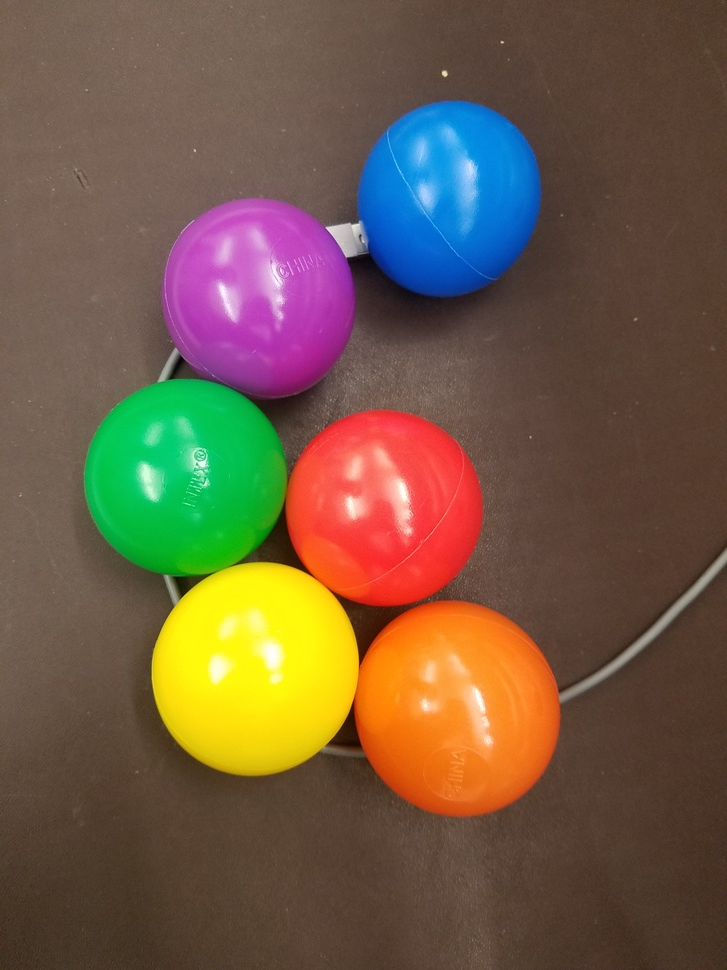
#> input picture balls.jpg, 727 x 970 px, shrunk from 3024 x 4032 before the run, given in place of the camera
$ python CameraColor.py
#> lines starting #> are read from the running program, lines starting #| are printed output that depends on the picture; after the words box and inside, x2 and y2 are one past the last pixel; in counts of white or black regions, pixels touching at a corner belong together
import cv2
import numpy as np
import imutils


def main():

    videoFeed = cv2.VideoCapture(0)

    # [5 lines of commented-out code are left out]

    greenLower = (33, 90, 56)
    greenUpper = (118, 255, 255)
    #greenUpper = (105, 206, 225)

    while True:
        _, video = videoFeed.read()
#> video is the input picture: shape (970, 727, 3); mean B, G, R 68.7, 90.7, 112.8
        hsv = cv2.cvtColor(video, cv2.COLOR_BGR2HSV)
#> hsv: shape (970, 727, 3); mean H, S, V 26.2, 126.9, 128.1

        #gray = cv2.cvtColor(video, cv2.COLOR_BGR2GRAY)
        #blurred = cv2.GaussianBlur(gray, (5, 5), 0)
        #thresh = cv2.threshold(blurred, 60, 255, cv2.THRESH_BINARY)[1]

        mask = cv2.inRange(hsv, np.array(greenLower, dtype = "uint8"), np.array(greenUpper, dtype = "uint8"))
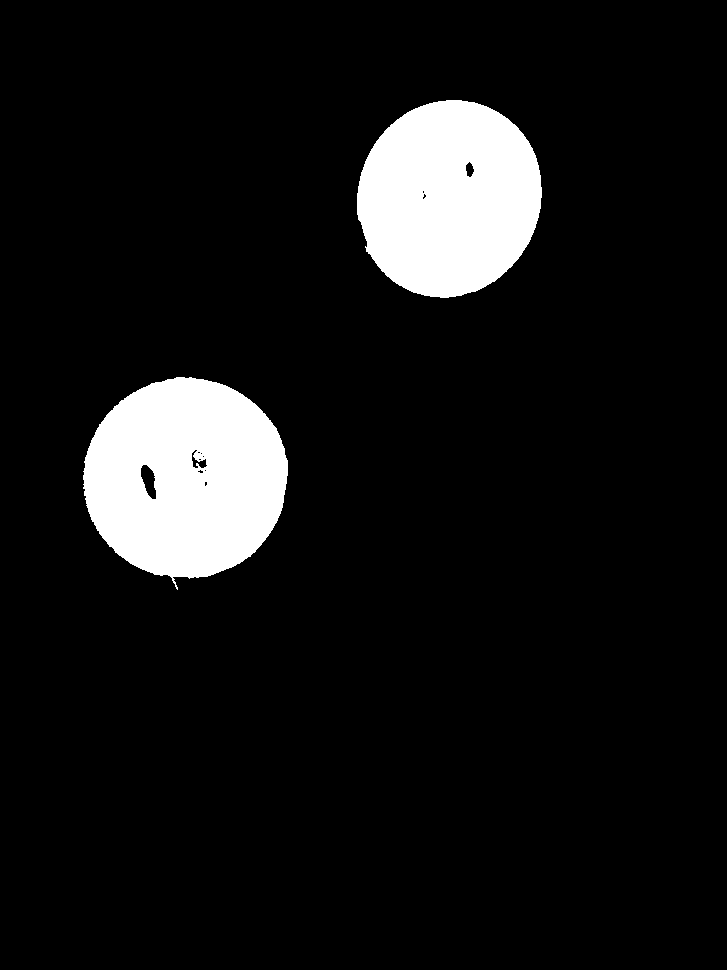
#> mask: shape (970, 727); 8.6% white; 2 white regions

        output = cv2.bitwise_and(hsv, hsv, mask=mask)
#> output: shape (970, 727, 3); mean H, S, V 7.4, 20, 16.7
        grayNEW = cv2.cvtColor(output, cv2.COLOR_BGR2GRAY)
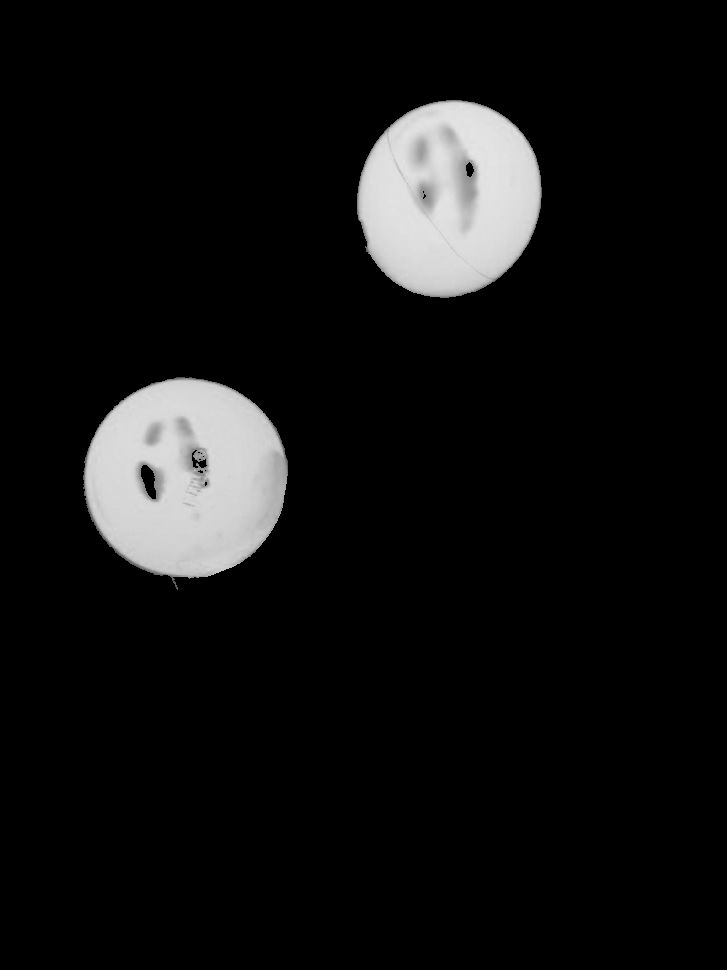
#> grayNEW: shape (970, 727); min 0, max 229, mean 17.6

        # detect circles in the image
        circles = cv2.HoughCircles(grayNEW, cv2.HOUGH_GRADIENT, 1.2, 100)
#> circles = None

        cnts = cv2.findContours(grayNEW.copy(), cv2.RETR_EXTERNAL,
                                cv2.CHAIN_APPROX_SIMPLE)
#> cnts = 2 contours; box (x1, y1, x2, y2) and area: (83, 377, 288, 590) 31926, (357, 100, 542, 298) 28347
        cnts = imutils.grab_contours(cnts)

        # ensure at least some circles were found
        #if circles is not None:
        #    # convert the (x, y) coordinates and radius of the circles to integers
        #    circles = np.round(circles[0, :]).astype("int")
        #    # loop over the (x, y) coordinates and radius of the circles
        #
        #    for (x, y, r) in circles:
        #        # draw the circle in the output image, then draw a rectangle
        #        # corresponding to the center of the circle
        #        cv2.circle(video, (x, y), r, (0, 255, 0), 4)
        #        cv2.rectangle(video, (x - 5, y - 5), (x + 5, y + 5), (0, 128, 255), -1)

        if len(cnts) > 0:
            # find the largest contour in the mask, then use
            # it to compute the minimum enclosing circle and
            # centroid


            # SINGLE BALL

            c = max(cnts, key=cv2.contourArea)
#> c = contour of 359 points, box (x1, y1, x2, y2) (83, 377, 288, 590), area 31926
            ((x, y), radius) = cv2.minEnclosingCircle(c)
#> x = 185; y = 483; radius = 106.3
            M = cv2.moments(c)
#> M = moments, m00 31926, centre m10/m00, m01/m00 = (185.1, 477.6)

            try:
                center = (int(M["m10"] / M["m00"]), int(M["m01"] / M["m00"]))
#> center = (185, 477)
            except:
                center = (0, 0)

            # only proceed if the radius meets a minimum size
            if radius > 15:
                # draw the circle and centroid on the frame,
                # then update the list of tracked points
                cv2.circle(video, (int(x), int(y)), int(radius),
                           (0, 255, 255), 2)
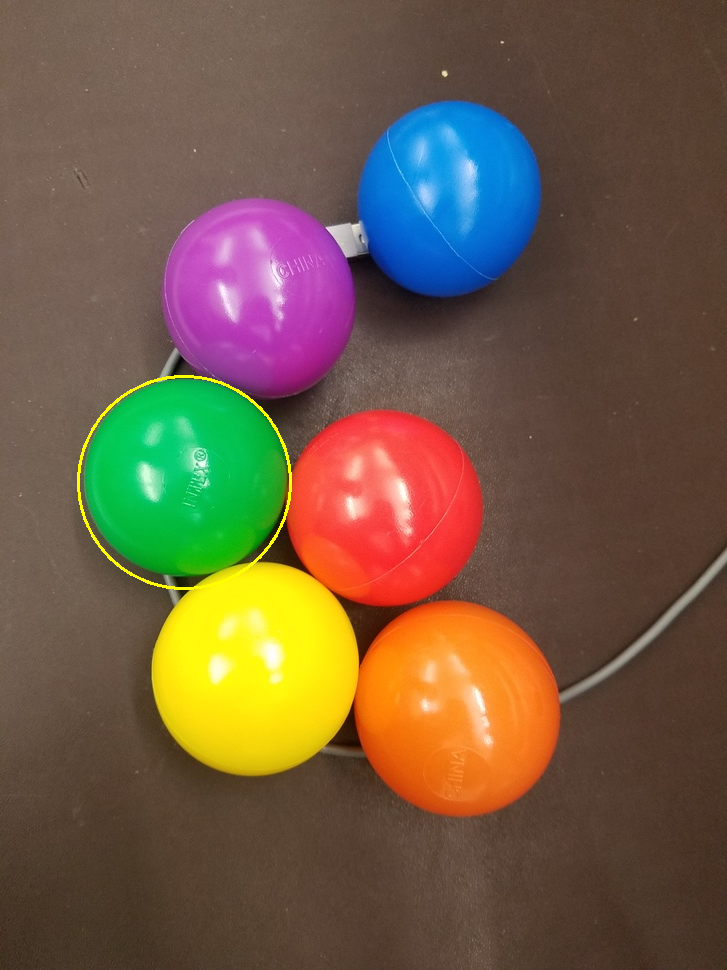
#> video: shape (970, 727, 3); 0.29% of pixels changed, all inside (x1, y1, x2, y2) = (77, 375, 292, 590)
                cv2.circle(video, center, 5, (0, 0, 255), -1)
#> video: shape (970, 727, 3); 0.01% of pixels changed, all inside (x1, y1, x2, y2) = (180, 472, 191, 483)

        cv2.imshow("gray", grayNEW)
        cv2.imshow("green detector", output)
        cv2.imshow("video", video)

        if cv2.waitKey(1) == ord('q'):
#> (key q is pressed here)
            break


if __name__ == "__main__":
    main()

$ run again, on green.jpg
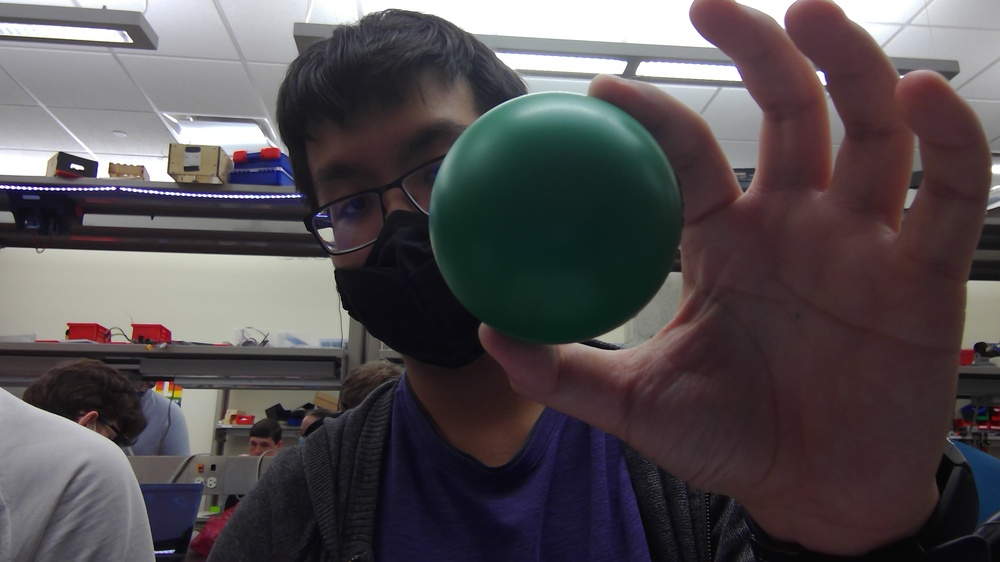
#> input picture green.jpg, 1000 x 562 px, shrunk from 2560 x 1440 before the run, given in place of the camera
#> in main, video is the input picture: shape (562, 1000, 3); mean B, G, R 81.2, 78.3, 84.3
#> hsv: shape (562, 1000, 3); mean H, S, V 106.8, 66, 90.4
#> in main, `mask = cv2.inRange(hsv, np.array(greenLower, dtype = "uint8"), np.arra..`:
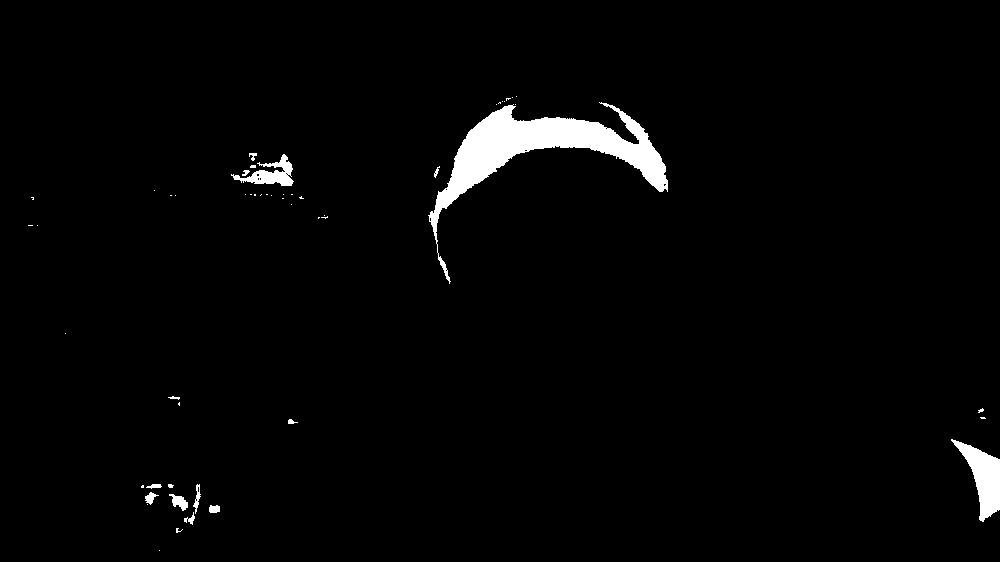
#> mask: shape (562, 1000); 2.2% white; 52 white regions (38 under 20 px)
#> output: shape (562, 1000, 3); mean H, S, V 2, 2.9, 1.9
#> circles = None
#> cnts = 52 contours, 42 with area under 20; largest, box (x1, y1, x2, y2) and area: (428, 102, 668, 284) 8514, (951, 439, 1000, 522) 1660, (231, 154, 294, 186) 697, (169, 494, 188, 511) 140, (193, 484, 201, 514) 72
#> c = contour of 492 points, box (x1, y1, x2, y2) (428, 102, 668, 284), area 8514
#> x = 548; y = 207.9; radius = 124.3
#> M = moments, m00 8513.5, centre m10/m00, m01/m00 = (540.9, 149.5)
#> center = (540, 149)
#> in main, `cv2.circle(video, (int(x), int(y)), int(radius), (0, 255, 255), 2)`:
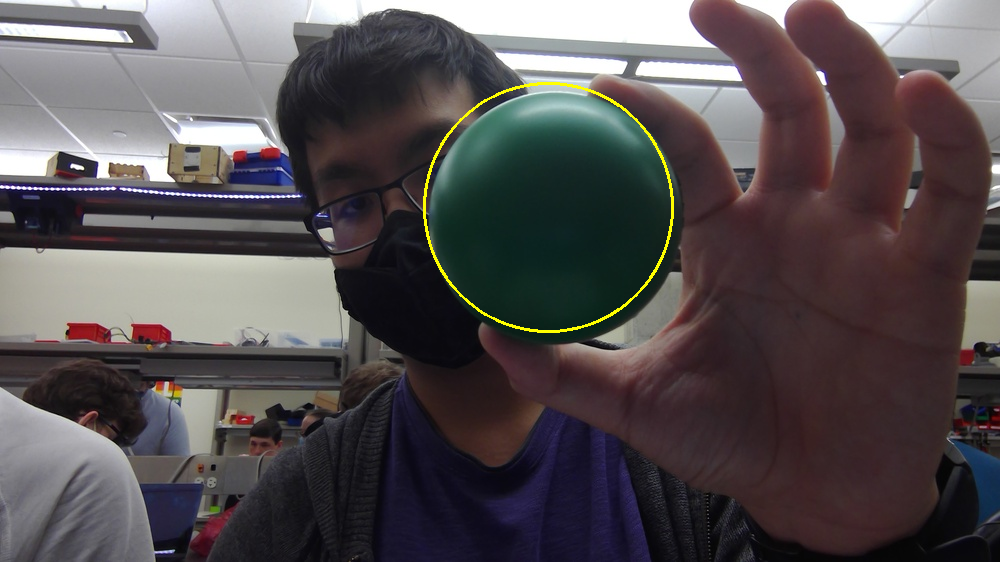
#> video: shape (562, 1000, 3); 0.41% of pixels changed, all inside (x1, y1, x2, y2) = (423, 82, 674, 333)

$ run again, on green2.jpg
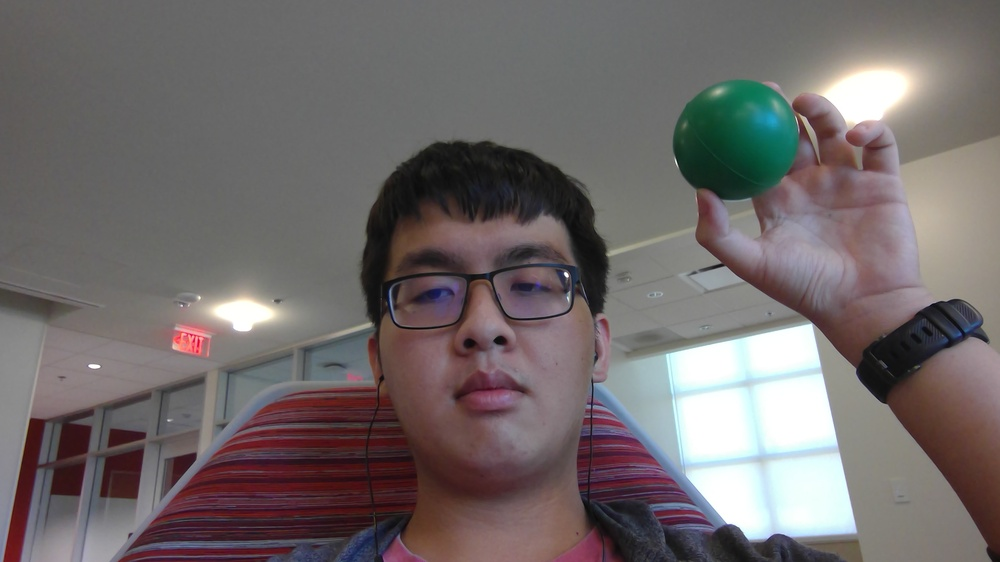
#> input picture green2.jpg, 1000 x 562 px, shrunk from 2560 x 1440 before the run, given in place of the camera
#> in main, video is the input picture: shape (562, 1000, 3); mean B, G, R 105.9, 105.7, 112.8
#> hsv: shape (562, 1000, 3); mean H, S, V 65.6, 39.9, 116.6
#> in main, `mask = cv2.inRange(hsv, np.array(greenLower, dtype = "uint8"), np.arra..`:
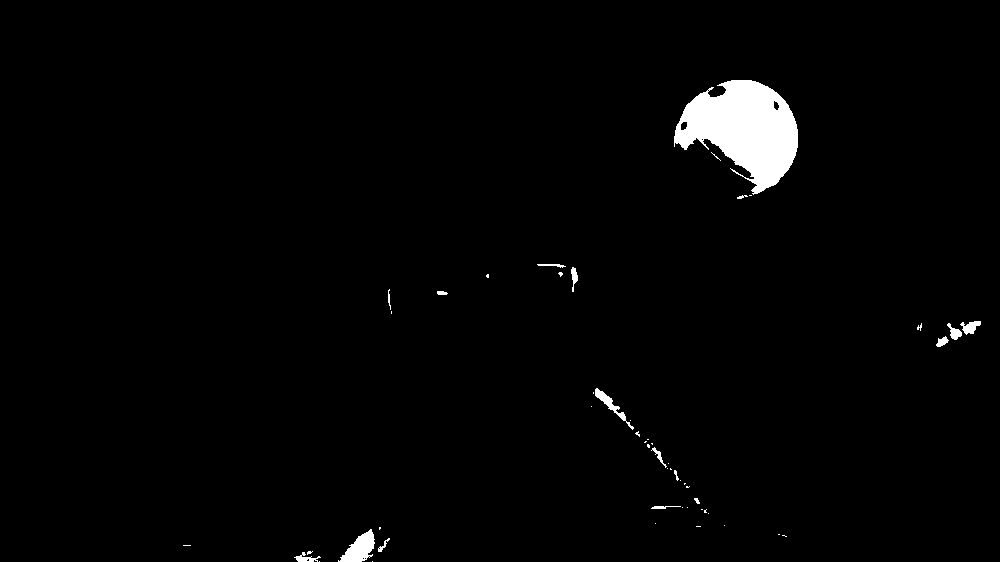
#> mask: shape (562, 1000); 1.9% white; 52 white regions (34 under 20 px)
#> output: shape (562, 1000, 3); mean H, S, V 1.6, 3.3, 1.8
#> circles = None
#> cnts = 52 contours, 39 with area under 20; largest, box (x1, y1, x2, y2) and area: (674, 80, 798, 195) 8206, (338, 529, 375, 562) 598, (595, 388, 634, 430) 236, (960, 321, 981, 335) 136, (947, 323, 962, 340) 100
#> c = contour of 266 points, box (x1, y1, x2, y2) (674, 80, 798, 195), area 8206
#> x = 735.6; y = 138; radius = 62.09
#> M = moments, m00 8206.5, centre m10/m00, m01/m00 = (744.2, 128.7)
#> center = (744, 128)
#> in main, `cv2.circle(video, (int(x), int(y)), int(radius), (0, 255, 255), 2)`:
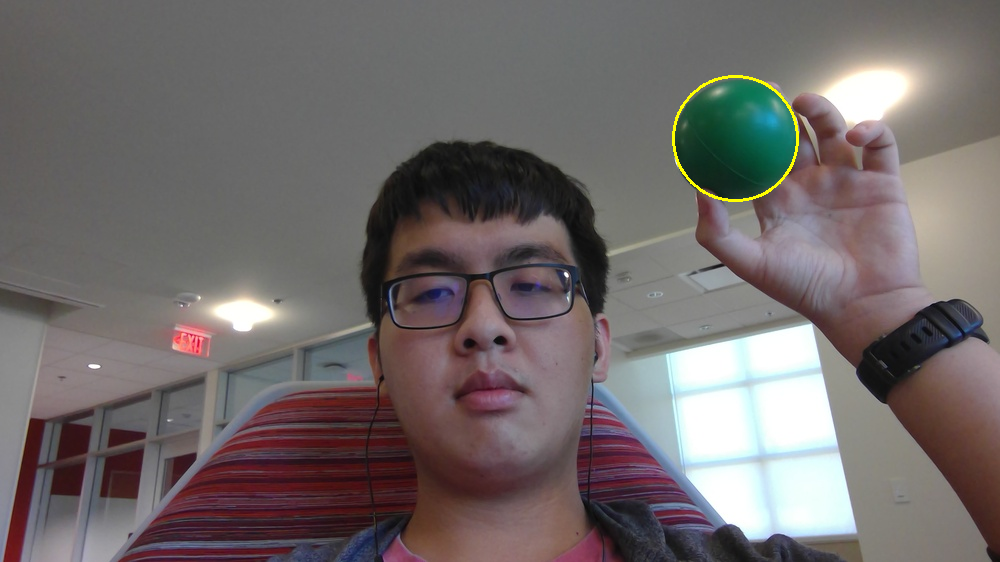
#> video: shape (562, 1000, 3); 0.21% of pixels changed, all inside (x1, y1, x2, y2) = (672, 75, 799, 202)
